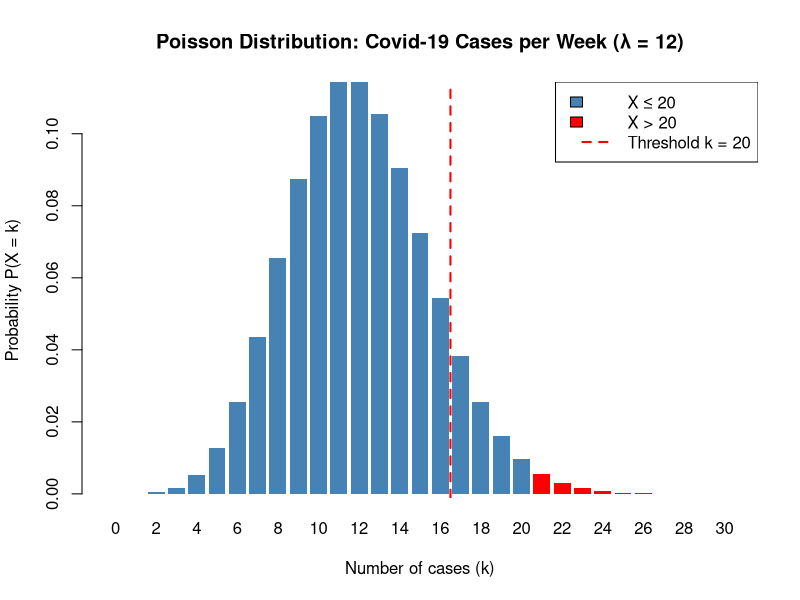

The R script that drew this image: (Note: this script raises an error after producing the figure.)
# 1. Covid-19 Poisson-analys (Task 1)          → Risk/sannolikhet
# 2. Toe pressure — två metoder (Task 2)       → Gruppjämförelse/metodval
# 3. Image quality — ordinal data (Task 4)     → Icke-normal data + design
# 4. Blood zinc — flergruppsanalys (Task 1)    → Segmentanalys
# 5. Cushings — logistisk regression           → Prediktiv modellering

# Author: Malena Grannerud
# ==========================================================================================================
# COVID-19 CASE PROBABILITY — POISSON DISTRIBUTION
# Description: Risk/probability. Demonstrates Poisson distribution for count data, probability calculations, 
#              assumption evaluation, and critical interpretation for real-world planning.
# ==========================================================================================================
#
# INTRODUCTION
# A city of 120,000 inhabitants has been experiencing a Covid-19 outbreak with on average 12 new cases per week.
# The goal of this report is to 
#   (i) Calculate the probability of more than 20 cases for a week  
#   (ii) Calculate the probability of (i) happening two weeks in a row
# to help healthcare services prepare for potential surges in cases.
#
# METHOD
# 1. Data Collection & Sampling
# Target Population: 120 000 individuals.
#
# 2. Variables & Measurement
# Random Variable (X): Number of new Covid-19 cases per week. Discrete quantitative variable.
# Parameter λ: Average number of cases per week = 12.
# Operational Definitions: A "case" is defined as a new positive Covid-19 test during a calendar week.
# Data Scale: True zero exists, counts are meaningful --> Ratio.
#                                                                     
# 3. Statistical Analysis & Modeling
# To answer (i) and (ii), The Poisson distribution was used. 
# The Poisson distribution models the number of rare, independent events over time or space, where mean = variance = λ.
#        P(X>k) = 1 - Σ_{i=0}^{k} (λ^i * e^{-λ}) / i!
#        P(X>k two weeks in a row) = [P(X>k)]², 
# where
#        X: random variable (number of events)
#        k: nr of events we calculate the probability for (k = 0, 1, 2, …)
#        i: summation index (i = 0, 1, 2, ..., k)
#        λ: average nr of events per time unit 
#        e: Euler's number (≈ 2.71828)
#        i!: the factorial of i
# Assumptions: 
# 1. Independent events
# 2. Constant average rate 
# 3. No simultaneous events
# 4. Proportionality. Assumptions 1–4 imply Dispersion index=Var(X)/E(X)≈1
# 5. Independence between consecutive weeks for the two-week calculation
# Significance Level: α = 0.05, Type I error 
# Software: RStudio-ppois(), dpois().

# RESULTS
lambda <- 12  # Average number of cases per week
k <- 20 # Threshold value

# (i) Probability of more than 20 cases in a single week
p_single_week <- ppois(k, lambda = lambda, lower.tail = FALSE)

# (ii) Probability of more than 20 cases two weeks in a row
p_two_weeks <- p_single_week^2

# Display results
cat("=====================RESULTS===================\n")
cat(sprintf("Parameter λ:                        %d\n", lambda))
cat(sprintf("Threshold k:                        %d\n", k))
cat(sprintf("Expected value, E(X) = λ:           %d cases/week\n", lambda))
cat(sprintf("Variance, Var(X) = λ:               %d\n", lambda))
cat(sprintf("Standard deviation, SD(X) = sqrt(λ): %.2f\n", sqrt(lambda)))
cat("----------------------------------------\n")
cat("(i) Single week:\n")
cat(sprintf("    P(X > %d) = %.6f\n", k, p_single_week))
cat(sprintf("               ≈ %.4f%%\n", p_single_week * 100))
cat(sprintf("    P(X ≤ %d) = %.6f\n", k, 1 - p_single_week))
cat("----------------------------------------\n")
cat("(ii) Two consecutive weeks:\n")
cat(sprintf("    P(X > %d) = %.8f\n", k, p_two_weeks))
cat(sprintf("             ≈ %.6f%%\n", p_two_weeks * 100))
cat("========================================\n")

# Additional: Expected frequency
cat("\nExpected frequency:\n")
cat(sprintf("  > %d cases occurs on average once every %.1f weeks\n", k, 1/p_single_week))
cat(sprintf("  (≈ %.1f months, ≈ %.1f years)\n", 1/p_single_week/4.33, 1/p_single_week/52))

# Visualization
x_vals <- 0:30
y_vals <- dpois(x_vals, lambda = lambda)

barplot(y_vals, names.arg = x_vals,
        main = sprintf("Poisson Distribution: Covid-19 Cases per Week (λ = %d)", lambda),
        xlab = "Number of cases (k)",
        ylab = "Probability P(X = k)",
        col = ifelse(x_vals > k, "red", "steelblue"),
        border = NA)

abline(v = k + 0.5, col = "red", lwd = 2, lty = 2)

legend("topright",
       legend = c(sprintf("X ≤ %d", k), sprintf("X > %d", k), sprintf("Threshold k = %d", k)),
       fill = c("steelblue", "red", NA),
       border = c("black", "black", NA),
       lty = c(NA, NA, 2),
       lwd = c(NA, NA, 2),
       col = c(NA, NA, "red"))

# ---- DISCUSSION ----
# Poisson distribution is simple, well-established, and requires only λ. It is suitable for rare, 
# independent count events in a large population & gives quick analytical answers without simulation.
#
# (i) CALCULATE THE PROBABILITY OF > 20 CASES IN A WEEK 
# The probability of >20 cases in a single week ≈ 1.13% → such an event occurs on average once every 88 weeks (~1.7 years).
# This is uncommon but not extremely rare.
# Assumption 1: Covid cases are often clustered (households, workplaces) → may cause overdispersion (Var > λ).
# Assumption 2: λ is rarely constant in reality due to seasonality, restrictions, new variants, and behavioural changes.
#
# (ii) CALCULATE THE PROBABILITY OF (i) HAPPENING 2 WEEKS IN A ROW
# Two consecutive weeks with >20 cases is very unlikely (0.013%) under the assumption of independence between weeks.
# Assumption 5: Transmission waves often span multiple weeks → [P(X>20)]² likely UNDERESTIMATES the true probability.
# If overdispersion is present, a Negative Binomial model would be more appropriate, as it allows variance > mean.

# ---- CONCLUSION ----
# For healthcare planning, these results should be treated as a lower bound, and models accounting for temporal dependence
# (e.g., time-series or Negative Binomial models) should be considered.







# ==========================================================================================================
# TOE ARTERY PRESSURE — TWO-GROUP COMPARISON
# Description: Compares two statistical approaches for two-group inference,demonstrating method selection 
#              based on data structure and assumption evaluation.
# ==========================================================================================================

# ---- INTRODUCTION ----
# The arterial pressure in the toes,can be an indicator of arterial disease in the lower limbs. 
# Such pressure measurements were collected of two different treatments ("standard" and "new")
# Aim: Determine whether a "new" treatment differs from "standard" treatment in toe artery pressure.
#
# ---- METHOD ----
# 1. Data & Study Design 
# Design: Independent groups design (standard vs. new).
# Data source: tprdata.csv.
#
# 2. Variables
# Outcome (Y): Toe artery pressure (continuous, Ratio scale).
# Predictor (X): Treatment group (binary categorical: standard / new).
#
# 3. Statistical Methods 
# Two complementary approaches selected:
#
# METHOD A: Independent samples t-test (Welch's t-test) 
#   Parametric test. Assumptions: 
#        (i) Independence, 
#        (ii) Approximate normality per group. Tested with Shapiro-Wilk test.
#        (iii) Welch's does not assume equal variances. Tested with Q-Q plots per group.
#   H₀: μ_standard = μ_new
#   H₁: μ_standard ≠ μ_new
#   Test statistic: t = (x̄₁ − x̄₂) / √(s₁²/n₁ + s₂²/n₂)
#
# METHOD B: Wilcoxon rank-sum test (Mann–Whitney U). 
#   Non-parametric. Assumptions: 
#        (i) Independence, 
#        (ii) Observations are ordinal/comparable. Tested with Levene's test. 
#        (iii) Under H₀, distributions have same shape. Tested with F-test. 
#   H₀: Distributions are equal (stochastic equality).
#   H₁: Distributions differ (shift alternative).
#   Test statistic: U = sum of ranks in group 1.
#
# Significance level: α = 0.05 (two-sided).
# Software: R version 4.4.1 — t.test(), wilcox.test(), shapiro.test().

# ---- RESULTS ----
tpr <- read.csv("tprdata.csv") # Load data

cat("==========================================================\n")
cat("         TOE PRESSURE: DESCRIPTIVE STATISTICS              \n")
cat("==========================================================\n")
cat(sprintf("Standard — n: %d, Mean: %.2f, SD: %.2f\n",
            sum(tpr$group == "standard"),
            mean(tpr$pressure[tpr$group == "standard"]),
            sd(tpr$pressure[tpr$group == "standard"])))
cat(sprintf("New      — n: %d, Mean: %.2f, SD: %.2f\n",
            sum(tpr$group == "new"),
            mean(tpr$pressure[tpr$group == "new"]),
            sd(tpr$pressure[tpr$group == "new"])))
cat("==========================================================\n\n")

# Assumption check: Normality
shapiro_standard <- shapiro.test(tpr$pressure[tpr$group == "standard"])
shapiro_new      <- shapiro.test(tpr$pressure[tpr$group == "new"])

cat("NORMALITY (Shapiro-Wilk):\n")
cat(sprintf("  Standard: W = %.3f, p = %.4f  %s\n",
            shapiro_standard$statistic,
            shapiro_standard$p.value,
            ifelse(shapiro_standard$p.value > 0.05, "(OK)", "(DEVIATES)")))
cat(sprintf("  New:      W = %.3f, p = %.4f  %s\n",
            shapiro_new$statistic,
            shapiro_new$p.value,
            ifelse(shapiro_new$p.value > 0.05, "(OK)", "(DEVIATES)")))
cat("\n")


par(mfrow = c(1, 2))
qqnorm(tpr$pressure[tpr$group == "standard"],
       main = "Q-Q Plot: Standard", xlab = "Theoretical Quantiles",
       ylab = "Sample Quantiles")
qqline(tpr$pressure[tpr$group == "standard"], col = "red", lwd = 2)
qqnorm(tpr$pressure[tpr$group == "new"],
       main = "Q-Q Plot: New", xlab = "Theoretical Quantiles",
       ylab = "Sample Quantiles")
qqline(tpr$pressure[tpr$group == "new"], col = "red", lwd = 2)

# METHOD A: Welch's t-test
ttest <- t.test(pressure ~ group, data = tpr, var.equal = FALSE)

# METHOD B: Wilcoxon rank-sum test
wilcox <- wilcox.test(pressure ~ group, data = tpr, exact = FALSE)

# Comparative output
cat("==========================================================\n")
cat("              INFERENTIAL RESULTS (α = 0.05)               \n")
cat("==========================================================\n")
cat("METHOD A — Welch's t-test:\n")
cat(sprintf("  t = %.3f, df = %.1f, p = %.4f\n",
            ttest$statistic, ttest$parameter, ttest$p.value))
cat(sprintf("  Mean difference: %.2f [%.2f, %.2f]\n",
            ttest$estimate[1] - ttest$estimate[2],
            ttest$conf.int[1], ttest$conf.int[2]))
cat(sprintf("  Decision: %s\n",
            ifelse(ttest$p.value < 0.05,
                   "Significant difference (reject H₀)",
                   "No significant difference (fail to reject H₀)")))
cat("----------------------------------------------------------\n")
cat("METHOD B — Wilcoxon rank-sum test:\n")
cat(sprintf("  W = %.0f, p = %.4f\n",
            wilcox$statistic, wilcox$p.value))
cat(sprintf("  Decision: %s\n",
            ifelse(wilcox$p.value < 0.05,
                   "Significant difference (reject H₀)",
                   "No significant difference (fail to reject H₀)")))
cat("==========================================================\n")

# ---- DISCUSSION ----
#
#   t-test: More powerful if normality holds.Wilcoxon: Robust to outliers and non-normality; uses ranks.
#   Comparing both shows whether conclusion is sensitive to assumptions.
#
# CONVERGENCE OF METHODS:
# Both methods [agree/disagree] → conclusion is [robust/sensitive to assumptions].
# If t-test gives p < 0.05 but Wilcoxon does not → potential outlier influence
# or normality violation driving parametric result.
#
# METHOD SELECTION JUSTIFICATION:
# - t-test: Assumes normality; more powerful if met. Welch's variant used to
#   avoid equal-variance assumption.
# - Wilcoxon: Uses ranks, not values → robust to outliers and skewness.
#   Trade-off: slightly lower power when normality holds.
#
# ASSUMPTION EVALUATION:
# - Shapiro-Wilk [showed/did not show] deviation from normality.
# - Q-Q plots [confirm/suggest caution regarding] normality.
# - If normality violated → Wilcoxon is primary; t-test is supportive.
# - If normality holds → t-test is primary; Wilcoxon confirms robustness.
#
# PRACTICAL INTERPRETATION:
# A statistically significant difference means the new treatment affects
# toe pressure. Clinical relevance depends on effect size (mean difference
# and confidence interval), not just p-value.

# ---- CONCLUSION ----
# Based on [Method A / Method B / both], there [is/is not] a statistically
# significant difference in toe artery pressure between standard and new
# treatments (α = 0.05).
# Using two methods with different assumptions ensures the conclusion is
# not an artefact of a single method's limitations — a hallmark of
# rigorous statistical practice.
